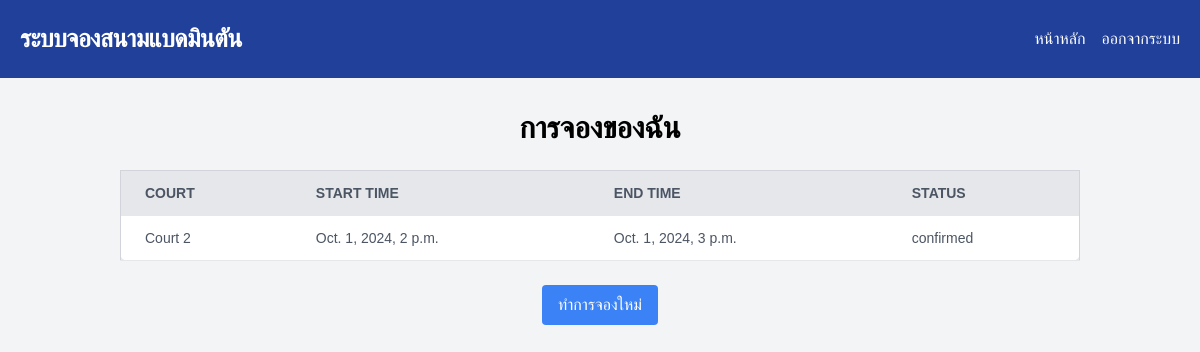
Page /my-bookings/ (signed in) on the committed database.
### court/models.py (models this page shows, shortened)
class Booking(models.Model):
    STATUS_CHOICES = [
        ('pending', 'รอการยืนยัน'),
        ('confirmed', 'ยืนยันแล้ว'),
        ('canceled', 'ยกเลิก'),
    ]
    id = models.AutoField(primary_key=True)
    user = models.ForeignKey(UserBadminton, on_delete=models.CASCADE)
    court = models.ForeignKey(Court, on_delete=models.CASCADE)
    start_time = models.DateTimeField()
    end_time = models.DateTimeField()
    status = models.CharField(max_length=10, choices=STATUS_CHOICES, default='pending')
    created_at = models.DateTimeField(auto_now_add=True)

class Court(models.Model):
    id = models.AutoField(primary_key=True)
    court_name = models.CharField(max_length=100)
    location = models.CharField(max_length=100)
    status = models.CharField(max_length=11, choices=[
        ('available', 'ว่าง'),
        ('unavailable', 'ไม่ว่าง')
    ])

### court/views.py (the view)
# urls.py: path('my-bookings/', my_bookings_view, name='my_bookings'),
@login_required
def my_bookings_view(request):
    bookings = Booking.objects.filter(user=request.user)
    return render(request, 'court/my_bookings.html', {
        'bookings': bookings,
    })

### court/templates/court/my_bookings.html (shortened to what this page needs)
<!DOCTYPE html>
<html lang="en">
<head>
    <link href="https://cdn.jsdelivr.net/npm/tailwindcss@2.2.19/dist/tailwind.min.css" rel="stylesheet">
</head>
<body class="bg-gray-100">
    {% include 'navbar.html' %}
    <div class="container mx-auto p-8">
        <h1 class="text-3xl font-bold mb-6 text-center">การจองของฉัน</h1>
        {% if bookings %}
            <div class="overflow-x-auto">
                <table class="min-w-full bg-white border border-gray-300 rounded-lg shadow-lg">
                    <thead>
                        <tr class="bg-gray-200 text-gray-600 uppercase text-sm leading-normal">
                            <th class="py-3 px-6 text-left">Court</th>
                            <th class="py-3 px-6 text-left">Start Time</th>
                            <th class="py-3 px-6 text-left">End Time</th>
                            <th class="py-3 px-6 text-left">Status</th>
                        </tr>
                    </thead>
                    <tbody class="text-gray-600 text-sm font-light">
                        {% for booking in bookings %}
                            <tr class="border-b border-gray-200 hover:bg-gray-100">
                                <td class="py-3 px-6">{{ booking.court.court_name }}</td>
                                <td class="py-3 px-6">{{ booking.start_time }}</td>
                                <td class="py-3 px-6">{{ booking.end_time }}</td>
                                <td class="py-3 px-6">{{ booking.status }}</td>
                            </tr>
                        {% endfor %}
                    </tbody>
                </table>
            </div>
        {% else %}
            <p class="text-center mt-4 text-gray-600">คุณยังไม่มีการจอง</p>
        {% endif %}
        <div class="text-center mt-6">
            <a href="{% url 'booking' %}" class="inline-block bg-blue-500 text-white py-2 px-4 rounded hover:bg-blue-600 transition duration-200">
                ทำการจองใหม่
            </a>
        </div>
    </div>
</body>
</html>

### court/templates/navbar.html (style rules this page uses)
* { font-family: Tahoma, sans-serif; }

### rows in the picture
Booking: court.court_name "Court 2", start_time "Oct. 1, 2024, 2 p.m.", end_time "Oct. 1, 2024, 3 p.m.", status "confirmed"
